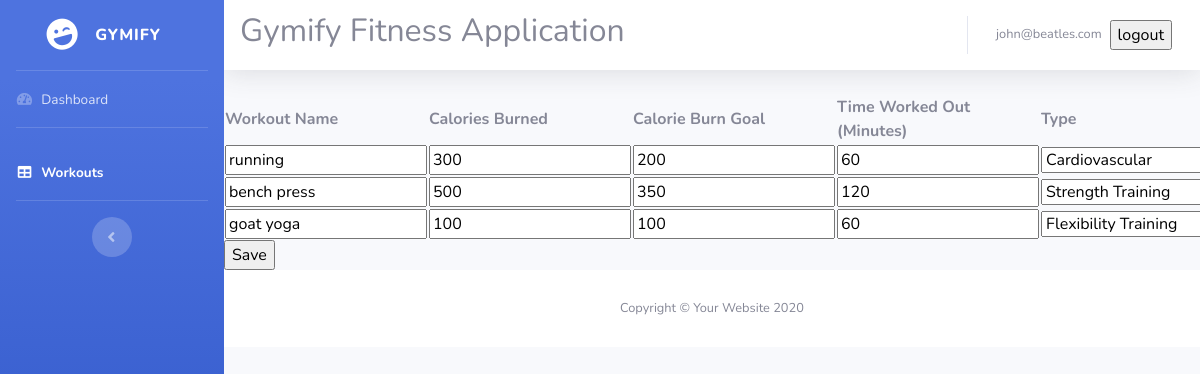
Page /lib/edit.php (signed in) on the committed database.
### tables this page shows
CREATE TABLE `workouts` (
  `ID` int(10) UNSIGNED NOT NULL,
  `user_ID` int(10) UNSIGNED NOT NULL,
  `name` varchar(20) NOT NULL,
  `cal_burned` smallint(4) NOT NULL,
  `cal_goal` smallint(4) NOT NULL,
  `time_worked` int(24) UNSIGNED NOT NULL,
  `date` date NOT NULL,
  `type` varchar(20) NOT NULL
);

### lib/edit.php (the view, shortened to what this page needs)
<!DOCTYPE html>
<html lang="en">
<head>
    <link href="../assets/vendors/fontawesome-free/css/all.min.css" rel="stylesheet" type="text/css">
    <link href="../assets/css/sb-admin-2.min.css" rel="stylesheet">
    <link href="../assets/vendors/datatables/dataTables.bootstrap4.min.css" rel="stylesheet">
</head>
<body id="page-top">
    <div id="wrapper">
        <ul class="navbar-nav bg-gradient-primary sidebar sidebar-dark accordion" id="accordionSidebar">
            <a class="sidebar-brand d-flex align-items-center justify-content-center" href="../dash.php">
                <div class="sidebar-brand-icon rotate-n-15">
                    <i class="fas fa-laugh-wink"></i>
                </div>
                <div class="sidebar-brand-text mx-3">Gymify </div>
            </a>
            <hr class="sidebar-divider my-0">
            <li class="nav-item">
                <a class="nav-link" href="../dash.php">
                    <i class="fas fa-fw fa-tachometer-alt"></i>
                    <span>Dashboard</span></a>
            </li>
            <hr class="sidebar-divider">
            <li class="nav-item active">
                <a class="nav-link" href="../tables.php">
                    <i class="fas fa-fw fa-table"></i>
                    <span>Workouts</span></a>
            </li>
            <hr class="sidebar-divider d-none d-md-block">
            <div class="text-center d-none d-md-inline">
                <button class="rounded-circle border-0" id="sidebarToggle"></button>
            </div>
        </ul>
        <div id="content-wrapper" class="d-flex flex-column">
            <div id="content">
                <nav class="navbar navbar-expand navbar-light bg-white topbar mb-4 static-top shadow">
                    <h2>Gymify Fitness Application</h2>
                    <ul class="navbar-nav ml-auto">
                        <li class="nav-item dropdown no-arrow">
                            <a class="nav-link dropdown-toggle" href="#" id="userDropdown" role="button" data-toggle="dropdown" aria-haspopup="true" aria-expanded="false">
                                <span class="mr-2 d-none d-lg-inline text-gray-600 small"><?php echo $_SESSION["email"]; ?></span>
                                <form method="POST">
                                    <input type="submit" name="logout" value="logout">
                                </form>
                            </a>
                        </li>
                    </ul>
                </nav>
                <form method="post" action="saveWorkoutData.php" id="workoutForm">
                    <table>
                        <tbody>
                            <?php
                            $host = 'localhost';
                            $name = 'final';
                            $user = 'root';
                            $pass = '';
                            $connection = new PDO("mysql:dbname=$name;host=$host", $user, $pass);
                            $user_id = $_SESSION['ID'];
                            $query = $connection->prepare('SELECT * FROM workouts WHERE user_id = ?');
                            $query->execute([$user_id]);
                            ?>
                            <form method="post" action="saveWorkoutData.php" id="workoutForm">
                                <table>
                                    <thead>
                                        <tr>
                                            <th>Workout Name</th>
                                            <th>Calories Burned</th>
                                            <th>Calorie Burn Goal</th>
                                            <th>Time Worked Out (Minutes)</th>
                                            <th>Type</th>
                                        </tr>
                                    </thead>
                                    <tbody>
                                        <?php
										$types=array('Cardiovascular','Strength Training','Flexibility Training','Balance and Stability','Bodyweight Exercises','Custom/Other');
                                        while ($row = $query->fetch(PDO::FETCH_ASSOC)) {
                                            echo '<tr>';
                                            echo '<td><input type="text" name="name[]" value="' . htmlspecialchars($row['name']) . '" maxlength="20"></td>';
                                            echo '<td><input type="text" name="cal_burned[]" value="' . $row['cal_burned'] . '" pattern="\d{1,4}" title="Enter up to 4 numbers"></td>';
                                            echo '<td><input type="text" name="cal_goal[]" value="' . $row['cal_goal'] . '" pattern="\d{1,4}" title="Enter up to 4 numbers"></td>';
                                            echo '<td><input type="text" name="time_worked[]" value="' . $row['time_worked'] . '" pattern="\d{1,3}" title="Enter up to 3 numbers"></td>';
                                            echo '<td><select name="type[]">';
											foreach ($types as $type) {
												$selected = ($type == $row['type']) ? 'selected' : '';
												echo '<option value="' . htmlspecialchars($type) . '" ' . $selected . '>' . htmlspecialchars($type) . '</option>';
											}
											echo '</select></td>';
                                            echo '</tr>';
                                        }
                                        ?>
                                    </tbody>
                                </table>
                                <input type="submit" value="Save" onclick="return validateForm();">
                            </form>
</html>
<footer class="sticky-footer bg-white">
    <div class="container my-auto">
        <div class="copyright text-center my-auto">
            <span>Copyright &copy; Your Website 2020</span>
        </div>
    </div>
</footer>
</body>
</html>

### rows in the picture
workouts: name "running", cal_burned "300", cal_goal "200", time_worked "60"
workouts: name "bench press", cal_burned "500", cal_goal "350", time_worked "120"
workouts: name "goat yoga", cal_burned "100", cal_goal "100", time_worked "60"

### other values in the picture
$_SESSION["email"] "john@beatles.com"
form field value "Cardiovascular"
form field value "Strength Training"
form field value "Flexibility Training"
